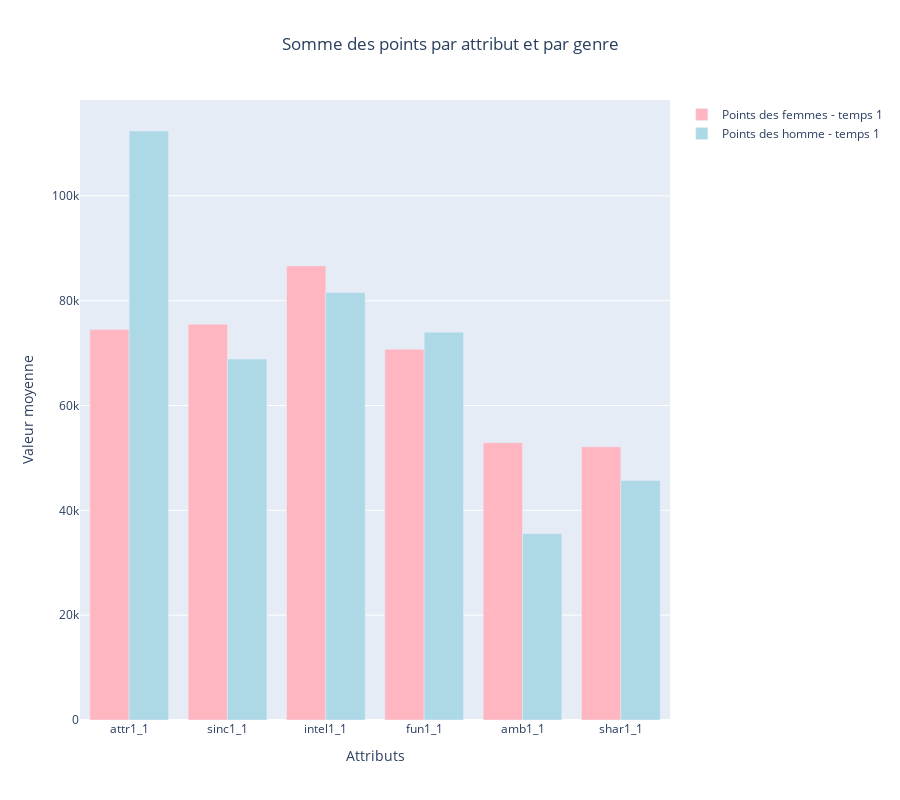

Source (notebook cell):
### Code cell
# Liste des données que je veux afficher dans mon dataframe de résultat
attributes_time1_display = ["attr1_1", "sinc1_1", "intel1_1", "fun1_1", "amb1_1", "shar1_1"]

fig = make_subplots(
    rows=1, 
    cols=1, 
)

# Ajouter les barres pour les femmes (note après le date)
fig.add_trace(
    go.Bar(
        x=attributes_time1_display,
        y=df_time1_attr[df_time1_attr['gender'] == 0][attributes_time1_display].values.flatten(),
        name='Points des femmes - temps 1',
        marker_color='lightpink'
    ),
    row=1,
    col=1
)

# Ajouter les barres pour les hommes (note après le date)
fig.add_trace(
    go.Bar(
        x=attributes_time1_display,
        y=df_time1_attr[df_time1_attr['gender'] == 1][attributes_time1_display].values.flatten(),
        name='Points des homme - temps 1',
        marker_color='lightblue'
    ),
    row=1,
    col=1
)


# Mettre à jour la disposition
fig.update_layout(
    width=None,
    height=800,
    autosize=True,
    title = go.layout.Title(text = "Somme des points par attribut et par genre", x = 0.5),
    xaxis_title='Attributs',
    yaxis_title='Valeur moyenne',
    barmode='group',  # Les barres seront groupées côte à côte
)


# Afficher la figure
fig.show()

### Figure 1 — Plotly figure (JSON) as saved in the notebook; plotly's stock layout.template omitted (floating-point values rounded to 4 significant figures)
{"data": [{"marker": {"color": "lightpink"}, "name": "Points des femmes - temps 1", "type": "bar", "x": ["attr1_1", "sinc1_1", "intel1_1", "fun1_1", "amb1_1", "shar1_1"], "xaxis": "x", "y": [74480.0, 75510.0, 86640.0, 70730.0, 52910.0, 52130.0], "yaxis": "y"}, {"marker": {"color": "lightblue"}, "name": "Points des homme - temps 1", "type": "bar", "x": ["attr1_1", "sinc1_1", "intel1_1", "fun1_1", "amb1_1", "shar1_1"], "xaxis": "x", "y": [112400.0, 68860.0, 81549, 73970.0, 35530.0, 45680.0], "yaxis": "y"}], "layout": {"autosize": true, "barmode": "group", "height": 800, "title": {"text": "Somme des points par attribut et par genre", "x": 0.5}, "xaxis": {"anchor": "y", "domain": [0, 1], "title": {"text": "Attributs"}}, "yaxis": {"anchor": "x", "domain": [0, 1], "title": {"text": "Valeur moyenne"}}}}
